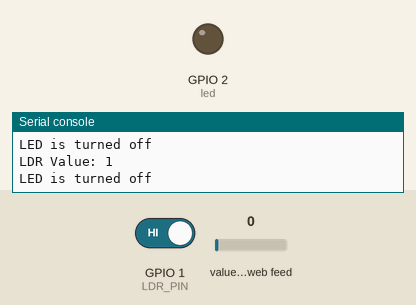
The program below on a simulated ESP32 board running MicroPython. Shown: output pins drawn as LEDs (lit = HIGH), the last lines printed to the serial console. Inputs (shaded band) come from the test bench; at power-on: GPIO 1 (LDR_PIN) HIGH, value of the web feed 0. WiFi joins after 1.5 s; requests to the public web service named in the program get a made-up reply in its usual format after 0.4 s (London, UTC, broken clouds, 64 % humidity, 1013 hPa unless stated).

Above: at 4.2 s.
4.3 s: GPIO 1 (LDR_PIN) driven LOW
At 5.4 s:
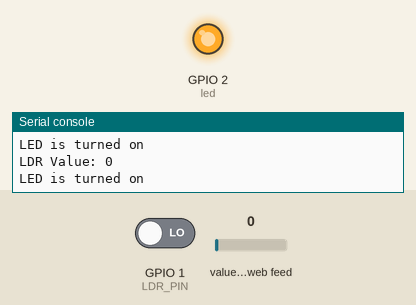
6.1 s: GPIO 1 (LDR_PIN) driven HIGH
At 6.7 s:
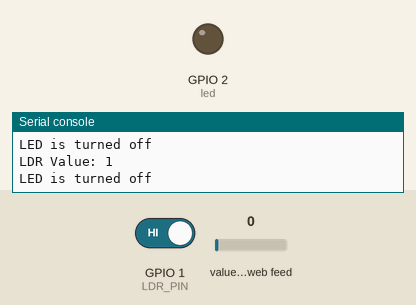
Timing chart, 0 to 9.1 s (numbered marks = the images above; inputs shaded):
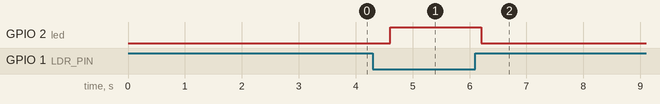

The program:

sender.py
```python
#fire base real time data management
#LED control using ultrasonic distance sensor
#sender for firebase

import machine
import network
import time
import sys
import urequests
import ujson

#create object for led pin
LDR_PIN = machine.Pin(1, machine.Pin.IN)
led = machine.Pin(2,machine.Pin.OUT)
#LED_PIN = machine.Pin(4, machine.Pin.OUT)
# Define the GPIO pins for TRIG and ECHO
# TRIG_PIN = 3
# ECHO_PIN = 9
#
# # Initialize the GPIO pins
# trig = machine.Pin(TRIG_PIN, machine.Pin.OUT)
# echo = machine.Pin(ECHO_PIN, machine.Pin.IN)
#
# # Function to measure distance
# def measure_distance():
#     trig.value(0)
#     time.sleep_us(2)
#     trig.value(1)
#     time.sleep_us(10)
#     trig.value(0)
#     while echo.value() == 0:
#         pass
#     pulse_start = time.ticks_us()
#     while echo.value() == 1:
#         pass
#     pulse_end = time.ticks_us()
#     pulse_duration = time.ticks_diff(pulse_end, pulse_start)
#     distance = (pulse_duration / 2) / 29.1  # Convert to centimeters
#     return distance

# method to connect the esp32 with wi-fi and configure it as station device
def connect_wifi(ssid,psk,timeout):
    # object for wlan
    wlan = network.WLAN(network.STA_IF)
    # restart the wlan driver
    wlan.active(False)
    time.sleep(1)
    wlan.active(True)
    # connect with wi-fi
    wlan.connect(ssid,psk)
    t = 0
    print("Connecting",end="")
    while (wlan.isconnected()==False) and (timeout-t>0):
        t += 1
        print(".",end="")
        time.sleep(1)
    if wlan.isconnected() == True:
        print("\nConnection established")
        print("The IP of ESP device is: ",wlan.ifconfig()[0])
        print(wlan)
        return wlan
    else:
        print("\nCould not connect, try again")
        sys.exit()

connect_wifi("Tifac-Core","Tifac@akg321#",10)

# Firebase configuration
FIREBASE_URL = "https://gang-7664f-default-rtdb.firebaseio.com/"  # Replace with your Firebase URL
FIREBASE_API_KEY = "AIzaSyCpdfL3P75hXTbV01bT8P0CFrtG1jGeeQU"  # Replace with your Firebase API Key
NODE_PATH = "14"  # Node path to store button state

# Helper function to update the Firebase database
def update_firebase(value):
    data = {NODE_PATH: value}
    headers = {'Content-Type': 'application/json'}
    auth_url = f"{FIREBASE_URL}{NODE_PATH}.json?auth={FIREBASE_API_KEY}"
    response = urequests.put(auth_url, data=ujson.dumps(data), headers=headers)
    response.close()

while True:
    # Read the LDR value
    ldr_value = LDR_PIN.value()
    print("LDR Value:", ldr_value)
    #distance = measure_distance()
    #print("DIstance :",distance)
    if ldr_value == 0:
        led.value(1)
        print("LED is turned on")
        update_firebase(1)
    else:
        led.value(0)
        print("LED is turned off")
        update_firebase(0)
```

Measured:
- after the input at 4.3 s, GPIO 2 (led): LOW → HIGH after 0.30 s
- after the input at 6.1 s, GPIO 2 (led): HIGH → LOW after 0.11 s
